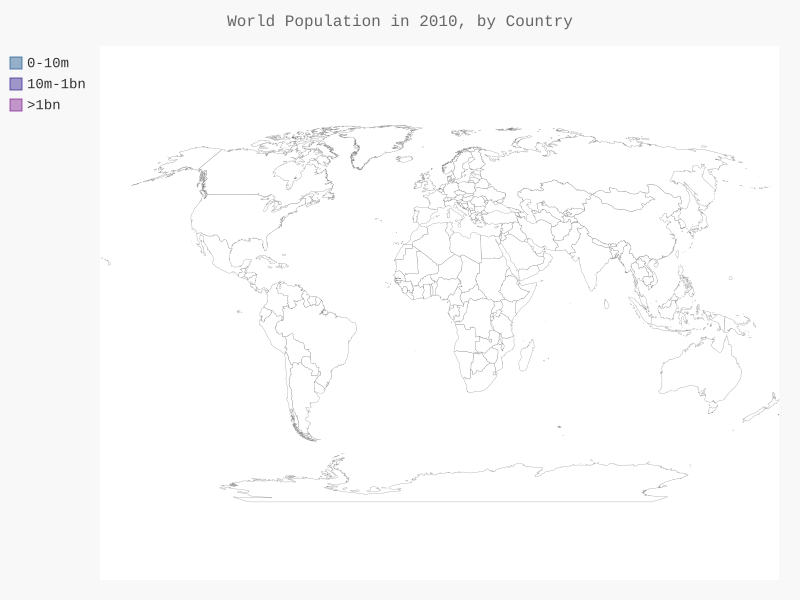

Recreate this plot in Python.
import json

import pygal_maps_world
from pygal.style import LightColorizedStyle as LCS, RotateStyle as RS

from country_codes import get_country_code

# Load the data into a list.
filename = 'population_data.json'
with open(filename) as f:
    pop_data = json.load(f)

# Build a dictionary of population data.
cc_populations = {}
for pop_dict in pop_data:
    if pop_dict['Year'] == '2010':
        country_name = pop_dict['Country Name']
        population = int(float(pop_dict['Value']))
        code = get_country_code(country_name)
        if code:
            cc_populations[code] = population

# Group the countries into 3 population levels.
cc_pops_1, cc_pops_2, cc_pops_3 = {}, {}, {}
for cc, pop in cc_populations.items():
    if pop < 10000000:
        cc_pops_1[cc] = pop
    elif pop < 1000000000:
        cc_pops_2[cc] = pop
    else:
        cc_pops_3[cc] = pop

# See how many countries are in each level.        
print(len(cc_pops_1), len(cc_pops_2), len(cc_pops_3))

wm_style = RS('#336699', base_style=LCS)
wm = pygal_maps_world.maps.World(style=wm_style)
wm.title = 'World Population in 2010, by Country'
wm.add('0-10m', cc_pops_1)
wm.add('10m-1bn', cc_pops_2)
wm.add('>1bn', cc_pops_3)
    
wm.render_to_file('world_population.svg')
